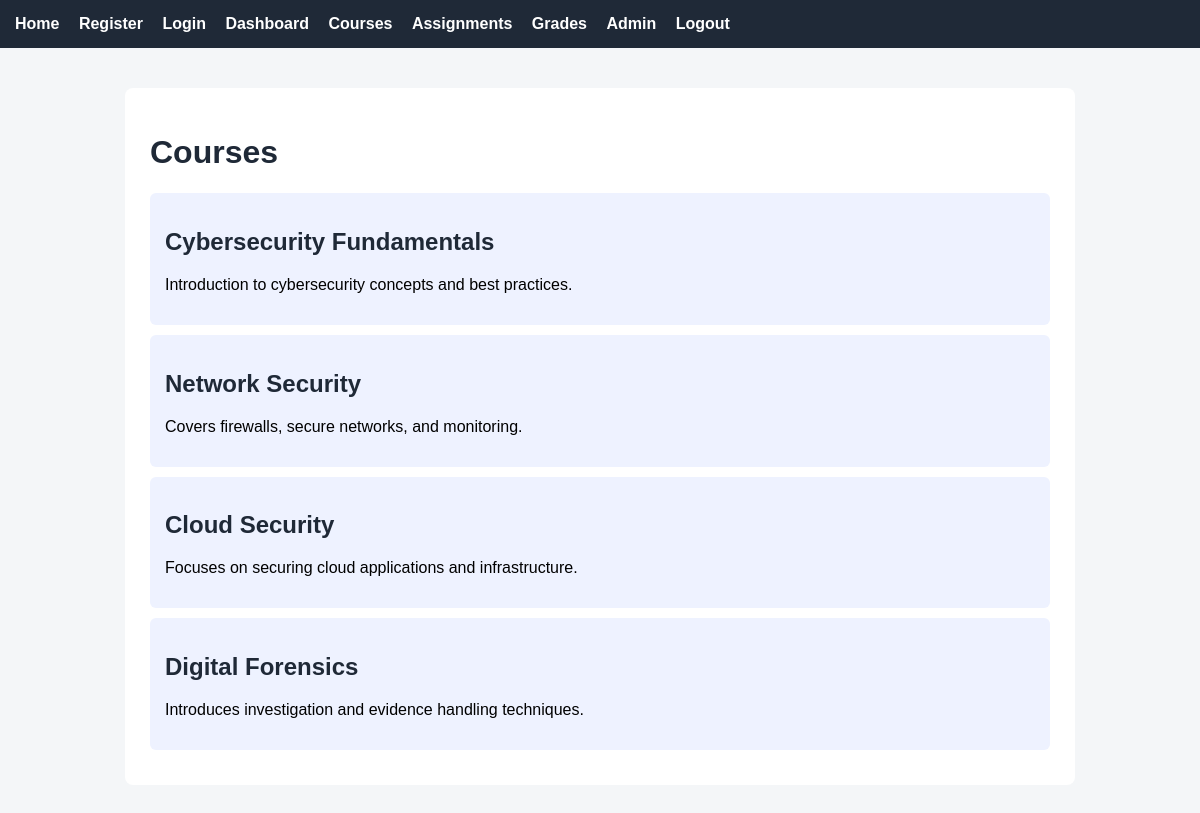
The page /courses (signed in) on the database its author committed.
### tables this page shows
CREATE TABLE courses (
            id INTEGER PRIMARY KEY AUTOINCREMENT,
            title TEXT NOT NULL,
            description TEXT NOT NULL
        );

### app.py (the view)
@app.route("/courses")
@login_required
def courses():
    conn = get_db_connection()
    courses_data = conn.execute("SELECT * FROM courses").fetchall()
    conn.close()
    return render_template("courses.html", courses=courses_data)

### app.py (called while the page is built)
def get_db_connection():
    conn = sqlite3.connect(DATABASE)
    conn.row_factory = sqlite3.Row
    return conn

def login_required(view_function):
    @wraps(view_function)
    def wrapped_view(*args, **kwargs):
        if "user_id" not in session:
            flash("Please log in first.")
            return redirect(url_for("login"))
        return view_function(*args, **kwargs)
    return wrapped_view

### templates/courses.html
{% extends "base.html" %}
{% block content %}
<h1>Courses</h1>
{% for course in courses %}
<div class="card">
    <h2>{{ course.title }}</h2>
    <p>{{ course.description }}</p>
</div>
{% endfor %}
{% endblock %}

### static/style.css (style rules this page uses)
body { font-family: Arial, sans-serif; margin: 0; background-color: #f4f6f8; }
h1, h2 { color: #1f2937; }
.card { background: #eef2ff; padding: 15px; margin: 10px 0; border-radius: 6px; }

### rows shown on the page
courses: title "Cybersecurity Fundamentals", description "Introduction to cybersecurity concepts and best practices."
courses: title "Network Security", description "Covers firewalls, secure networks, and monitoring."
courses: title "Cloud Security", description "Focuses on securing cloud applications and infrastructure."
courses: title "Digital Forensics", description "Introduces investigation and evidence handling techniques."
